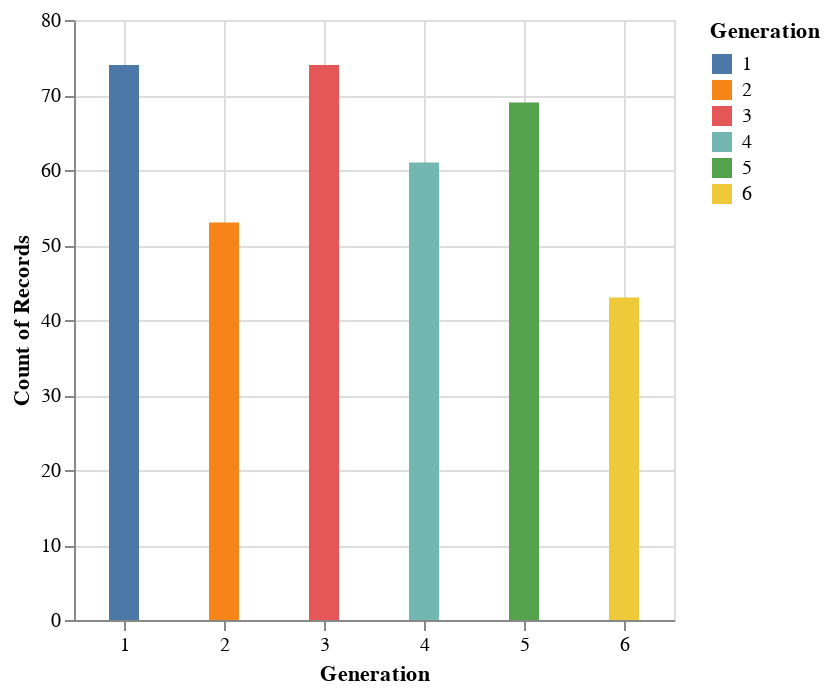

Notebook cell for this chart:
### Markdown cell above
First visualizing the number of pokemons in each generation and find that the first generation has the most and the sixth generation has the least.

### Code cell
alt.Chart(df).mark_bar(size=15).encode(
    x=alt.X("Generation"),
    y="count()",
    color="Generation:N"
)

### Figure 1 — Vega-Lite specification as saved in the notebook (floating-point values rounded to 4 significant figures; data arrays with more than 128 entries replaced by an {"elided": "..."} marker saying what was removed)
{"config": {"view": {"continuousWidth": 300, "continuousHeight": 300}}, "data": {"name": "data-8f8f5a820e13a98ac2edffa1fa08f1db"}, "mark": {"type": "bar", "size": 15}, "encoding": {"color": {"field": "Generation", "type": "nominal"}, "x": {"field": "Generation", "type": "quantitative"}, "y": {"aggregate": "count", "type": "quantitative"}}, "$schema": "https://vega.github.io/schema/vega-lite/v5.16.3.json", "datasets": {"data-8f8f5a820e13a98ac2edffa1fa08f1db": {"elided": "374 records"}}}
